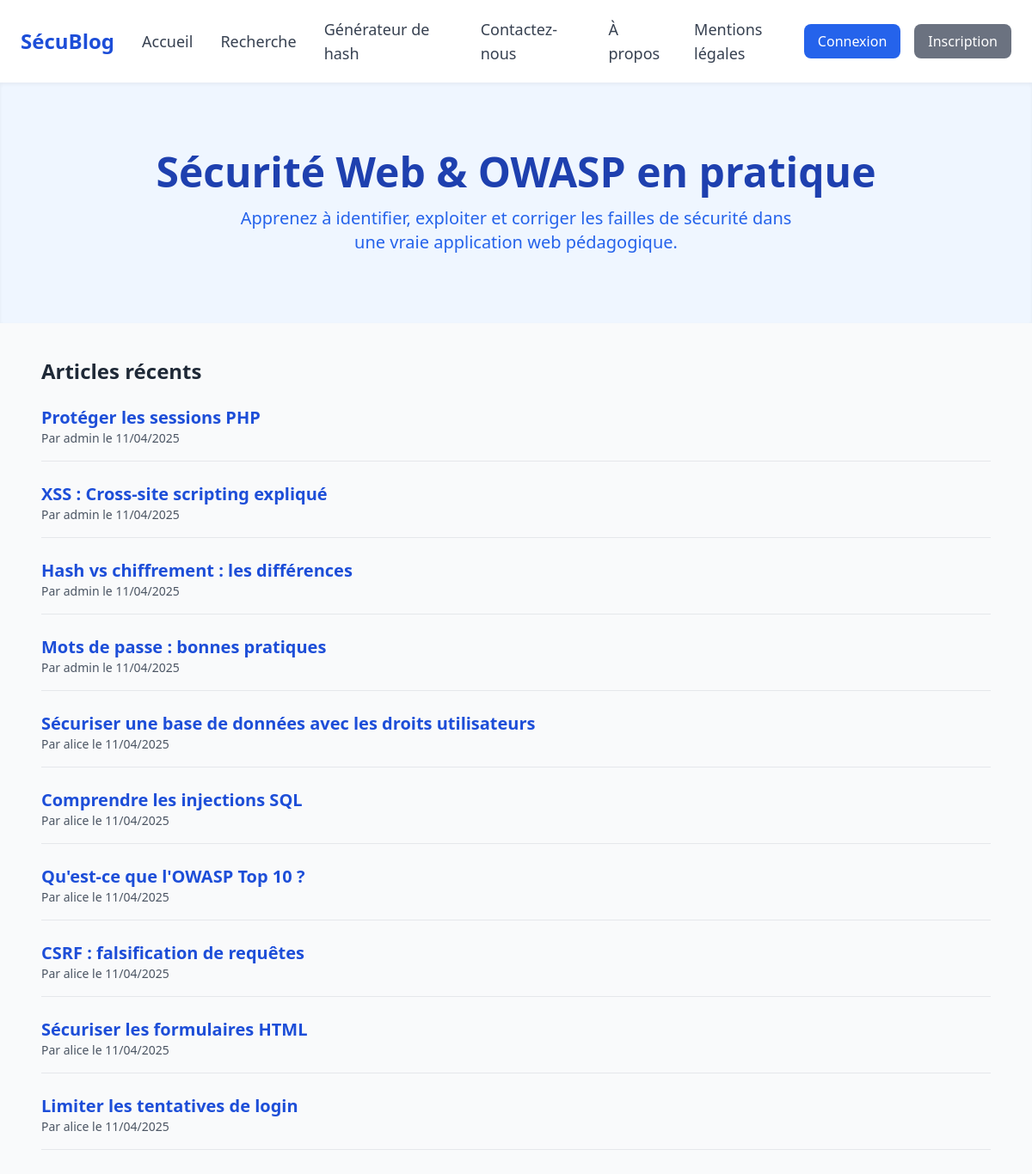
The page / on the database its author committed.
### tables this page shows
CREATE TABLE IF NOT EXISTS articles (
                                        id INT AUTO_INCREMENT PRIMARY KEY,
                                        title VARCHAR(255) NOT NULL,
    content TEXT NOT NULL,
    user_id INT,
    created_at TIMESTAMP DEFAULT CURRENT_TIMESTAMP,
    FOREIGN KEY (user_id) REFERENCES users(id) ON DELETE CASCADE
    );

CREATE TABLE users (
                       id INT AUTO_INCREMENT PRIMARY KEY,
                       username VARCHAR(50) NOT NULL UNIQUE,
                       password VARCHAR(255) NOT NULL,
                       role ENUM('user', 'admin') DEFAULT 'user'
);

### app/Core/Controller.php (called while the page is built, shortened)
<?php
class Controller
{
    protected function render($view, $data = [])
    {
        extract($data);
        require_once __DIR__ . "/../Views/{$view}.php";
        $content = ob_get_clean();
        require_once __DIR__ . "/../Views/layout.php";
    }
}

### app/Controllers/HomeController.php (called while the page is built, shortened)
<?php
class HomeController extends Controller
{
    public function index()
    {
        $this->render('home');
    }
}

### index.php (called while the page is built, shortened)
<?php
require_once __DIR__ . '/app/Core/helpers.php';
$router = new Router();
$router->handleRequest();

### app/config/database.php (called while the page is built, shortened)
<?php
class Database
{
    private static $instance = null;
    public static function getConnection()
    {
        if (!self::$instance) {
            try {
                self::$instance = new PDO('mysql:host=localhost;dbname=securite_blog;charset=utf8', 'root', '');
                self::$instance->setAttribute(PDO::ATTR_ERRMODE, PDO::ERRMODE_EXCEPTION);
            } catch (PDOException $e) {
                die('Erreur de connexion : ' . $e->getMessage());
            }
        }
        return self::$instance;
    }
}

### app/Models/Article.php (called while the page is built, shortened)
<?php
class Article
{
    private $db;
    public function __construct()
    {
        $this->db = Database::getConnection();
    }
    public function all()
    {
        $stmt = $this->db->query("SELECT a.*, u.username FROM articles a JOIN users u ON a.user_id = u.id ORDER BY created_at DESC");
        return $stmt->fetchAll(PDO::FETCH_ASSOC);
    }
}

### app/Core/helpers.php (called while the page is built, shortened)
<?php
function base_url($path = ''): string
{
    $protocol = (!empty($_SERVER['HTTPS']) && $_SERVER['HTTPS'] !== 'off') ? "https://" : "http://";
    $host = $_SERVER['HTTP_HOST'];
    $dir = str_replace('/index.php', '', $_SERVER['SCRIPT_NAME']);
    return $protocol . $host . $dir . '/' . ltrim($path, '/');
}

### app/Views/home.php (the view, shortened to what this page needs)
<h2 class="text-2xl font-bold mb-6">Articles récents</h2>
<?php
$articles = (new \App\Models\Article())->all();
foreach ($articles as $a): ?>
    <div class="mb-6 border-b pb-4">
        <h3 class="text-xl font-semibold text-blue-700">
            <a href="<?= base_url('article/show&id=' . $a['id']) ?>"><?= $a['title'] ?></a>
        </h3>
        <p class="text-gray-600 text-sm">Par <?= htmlspecialchars($a['username']) ?> le <?= date('d/m/Y', strtotime($a['created_at'])) ?></p>
    </div>
<?php endforeach; ?>

### app/Core/Router.php (shortened to what this page needs)
<?php
class Router
{
    public function handleRequest()
    {
        $uri = $_GET['url'] ?? 'home';
        $parts = explode('/', trim($uri, '/'));
        $controllerName = ucfirst($parts[0]) . 'Controller';
        $method = $parts[1] ?? 'index';
        $controllerClass = "App\\Controllers\\$controllerName";
        if (class_exists($controllerClass)) {
            $controller = new $controllerClass();
            if (method_exists($controller, $method)) {
                call_user_func([$controller, $method]);
                return;
            }
        }
    }
}

### app/Views/layout.php (shortened to what this page needs)
<!DOCTYPE html>
<html lang="fr">
<head>
    <script src="https://cdn.tailwindcss.com"></script>
</head>
<body class="bg-gray-50 text-gray-800">
<nav class="bg-white shadow-md">
    <div class="max-w-7xl mx-auto px-6 py-5 flex justify-between items-center">
        <div class="flex gap-8 items-center">
            <a href="<?= base_url() ?>" class="text-2xl font-extrabold text-blue-700 hover:text-blue-900">SécuBlog</a>
            <a href="<?= base_url() ?>" class="text-lg text-gray-700 hover:text-blue-600 transition">Accueil</a>
            <a href="<?= base_url('search') ?>" class="text-lg text-gray-700 hover:text-blue-600 transition">Recherche</a>
            <a href="<?= base_url('tools/hash') ?>" class="text-lg text-gray-700 hover:text-blue-600 transition">Générateur de hash</a>
            <a href="<?= base_url('page/contact') ?>" class="text-lg text-gray-700 hover:text-blue-600 transition">Contactez-nous</a>
            <a href="<?= base_url('page/apropos') ?>" class="text-lg text-gray-700 hover:text-blue-600 transition">À propos</a>
            <a href="<?= base_url('page/mentions') ?>" class="text-lg text-gray-700 hover:text-blue-600 transition">Mentions légales</a>
        </div>
        <div class="flex items-center gap-4">
            <?php if (!empty($_SESSION['user'])): ?>
                <span class="text-md text-gray-600">👤 <?= htmlspecialchars($_SESSION['user']['username']) ?></span>
                <a href="<?= base_url('auth/logout') ?>" class="px-4 py-2 bg-red-500 text-white rounded-lg text-md hover:bg-red-600 transition">Déconnexion</a>
                <?php if (!empty($_COOKIE['user_role']) && $_COOKIE['user_role'] === 'admin'): ?>
                    <a href="<?= base_url('admin/dashboard') ?>" class="text-md text-purple-700 hover:text-purple-900 font-semibold">
                        Vous êtes Admin !
                    </a>
                <?php endif; ?>
                <?php if ($_SESSION['user']['role'] === 'admin'): ?>
                    <a href="<?= base_url('admin/dashboard') ?>" class="text-md text-indigo-600 hover:text-indigo-800 font-semibold">Dashboard Admin</a>
                <?php endif; ?>
            <?php else: ?>
                <a href="<?= base_url('auth/login') ?>" class="px-4 py-2 bg-blue-600 text-white rounded-lg text-md hover:bg-blue-700 transition">Connexion</a>
                <a href="<?= base_url('auth/register') ?>" class="px-4 py-2 bg-gray-500 text-white rounded-lg text-md hover:bg-gray-600 transition">Inscription</a>
            <?php endif; ?>
        </div>
    </div>
</nav>
<?php if ($_GET['url'] ?? 'home' === 'home' || $_GET['url'] === ''): ?>
    <header class="bg-blue-50 py-20 shadow-inner">
        <div class="max-w-4xl mx-auto text-center">
            <h1 class="text-5xl font-extrabold text-blue-800 mb-4">Sécurité Web & OWASP en pratique</h1>
            <p class="text-xl text-blue-600 max-w-2xl mx-auto">
                Apprenez à identifier, exploiter et corriger les failles de sécurité dans une vraie application web pédagogique.
            </p>
        </div>
    </header>
<?php endif; ?>
<main class="max-w-6xl mx-auto px-6 py-10">
    <?php if (!empty($content)) echo $content; ?>
</main>
</body>
</html>

### rows shown on the page
articles: title "Protéger les sessions PHP", user.username "admin", created_at "11/04/2025"
articles: title "XSS : Cross-site scripting expliqué", user.username "admin", created_at "11/04/2025"
articles: title "Hash vs chiffrement : les différences", user.username "admin", created_at "11/04/2025"
articles: title "Mots de passe : bonnes pratiques", user.username "admin", created_at "11/04/2025"
articles: title "Sécuriser une base de données avec les droits utilisateurs", user.username "alice", created_at "11/04/2025"
articles: title "Comprendre les injections SQL", user.username "alice", created_at "11/04/2025"
articles: title "Qu'est-ce que l'OWASP Top 10 ?", user.username "alice", created_at "11/04/2025"
articles: title "CSRF : falsification de requêtes", user.username "alice", created_at "11/04/2025"
articles: title "Sécuriser les formulaires HTML", user.username "alice", created_at "11/04/2025"
articles: title "Limiter les tentatives de login", user.username "alice", created_at "11/04/2025"
